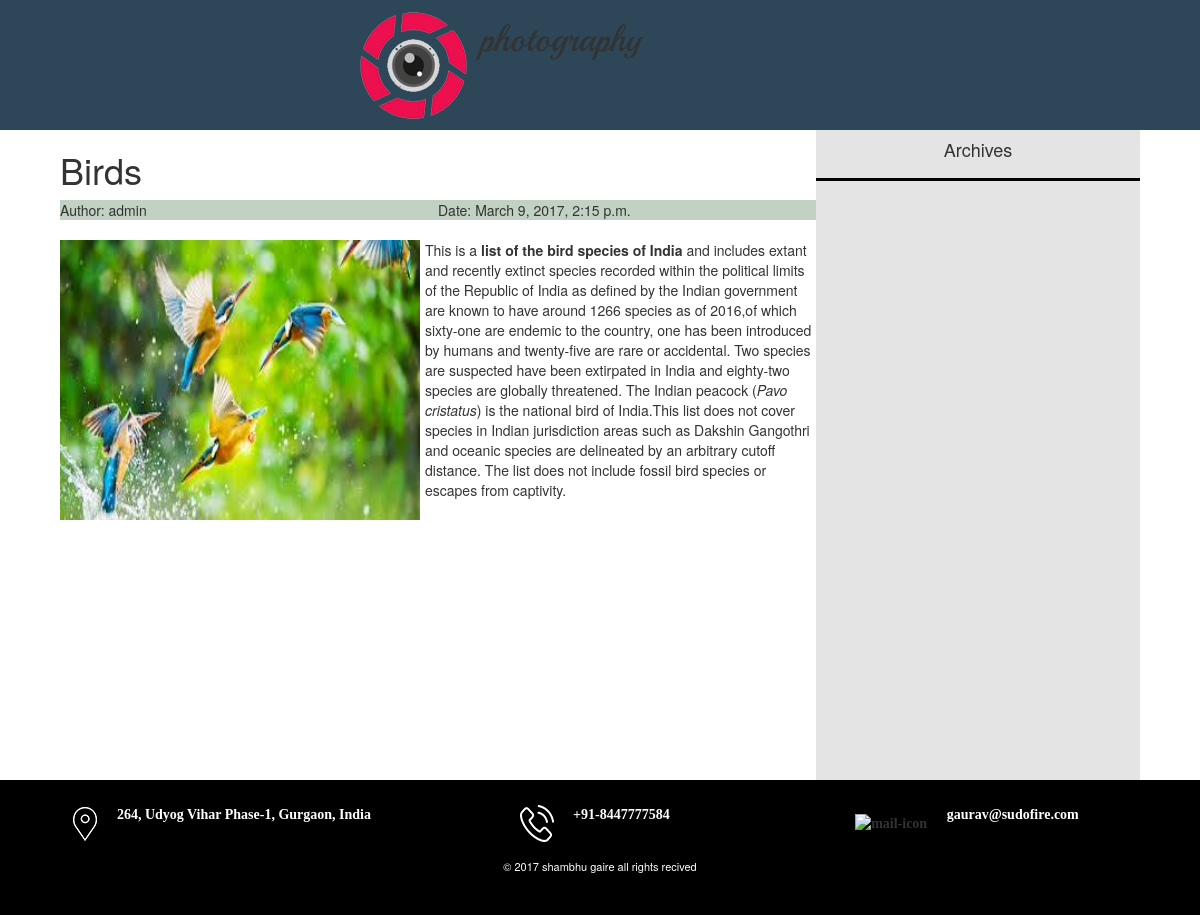
The page /blog/2/detail/ on the database its author committed.
### blog/models.py (models this page shows, shortened)
class Post(models.Model):
    author = models.ForeignKey('auth.User',on_delete=models.CASCADE,)
    title = models.CharField(max_length=200)
    text = RichTextUploadingField()
    created_date = models.DateTimeField(
            default=timezone.now)
    published_date = models.DateTimeField(
            blank=True, null=True)
    image=models.ImageField(upload_to='uploads/', blank=True, null=True)

### blog/views.py (the view)
# urls.py: url(r'^blog/(?P<pk>[0-9]+)/detail/$', views.PostDetailView.as_view(), name='post_detail'),
class PostDetailView(generic.DetailView):
	template_name = 'blog/blog_detail.html'
	model = Post
	def get_context_data(self, *args, **kwargs):
		context = super(PostDetailView, self).get_context_data(*args, **kwargs)
		context['month_post'] = Post.objects.filter(published_date__month=timezone.now().month).exclude(id=self.kwargs['pk'])
		return context

### blog/templates/blog/blog_detail.html (shortened to what this page needs)
{% extends "base.html" %}
{% load staticfiles %}
{% block content %}
        <section class="header-containor">
            <div class="containor-1">
                <div class="img"><img src="{% static 'images/logo.png' %}" alt="logo"></div>
                <div class="heading"><h1>photography</h1></div>
            </div>
        </section>
        <section>
            <div class="containor">
                <div class="content-containor">
                    <h1>{{ post.title }}</h1>
                    <div class="detail"><p>Author: {{ post.author }}</p> <p>Date: {{ post.published_date }}</p></div>
                    <div class="content">
                        <img src="{{ MEDIA_URL }}{{ post.image }}" alt="photo">
                        {% autoescape off %}<p>{{ post.text}}</p>{% endautoescape %}
                    </div>
                </div>
                <div class="sidebar">
                    <aside>
                        <h4>Archives</h4>
                    </aside>
                </div>
            </div>
        </section>
{% endblock %}

### templates/base.html (shortened to what this page needs)
{% load staticfiles %}
<!DOCTYPE html>
<html>
    <head>
        <link rel="stylesheet" href="{% static 'logo/css/font-awesome.min.css' %}">
        <link rel="stylesheet" href="{% static 'css/sign-up.css' %}">
        <link rel="stylesheet" href="{% static 'css/fonts.css' %}">
	    <link rel="stylesheet" href="{% static 'css/post.css' %}">
        <link rel="stylesheet" href="{% static 'css/main.css' %}">
        <link rel="stylesheet" href="{% static 'css/page-2.css' %}">
<link rel="stylesheet" href="https://maxcdn.bootstrapcdn.com/bootstrap/3.3.7/css/bootstrap.min.css">
    </head>
    <body class="body">
{% block content %} {% endblock content %}
	<section class="section-5">
            <div class="footer-containor">
                <div class="footer-element">
                    <img src="{% static 'images/placeholder.png' %}" alt="placeholder">
                    <span>264, Udyog Vihar Phase-1, Gurgaon, India</span>
                </div>
                <div class="footer-element">
                    <img src="{% static 'images/phone-call.png' %}" alt="phone">
                    <span>+91-8447777584</span>
                </div>
                <div class="footer-element">
                    <img src="{% static 'images/envelope.png' %}" alt="mail-icon">
                    <span>gaurav@sudofire.com</span>
                </div>
            </div>
            <div class="copyright">
                <span>&#169; 2017 shambhu gaire all rights recived</span>
            </div>
        </section>
    </body>
</html>

### static/css/sign-up.css (style rules this page uses)
.body { margin: 0px; }

### static_root/css/post.css (style rules this page uses)
.body { margin: 0px; }
.header-containor { height:130px; background-color: #A9B5AA; }
.containor-1 { width: 40%; margin: 0 auto; }
.img { width:25%; float: left; padding-top: 12px; }
.heading { width:75%; float: left; font-family: playball; font-size: 40px; }
.heading h1 { margin: 0px; padding-top: 20px; }
.containor { width:90%; margin: 0 auto; height: 545px; }
.content-containor { width: 70%; float: left; }
.detail { width: 100%; background-color: rgba(211,211,211,0.3); height:20px; }
.detail p { width: 50%; margin: 0px; float: left; }
.content { margin-top: 20px; }
.content img { float: left; height: 280px; width: 360px; margin-right: 5px; }
.content p:first-of-type { margin-top: 0px; }
.sidebar { width: 30%; float: left; text-align: center; background-color: rgba(211,211,211,0.6); height: 545px; overflow: scroll; }
.sidebar h4 { border-bottom: solid #000000; padding-bottom: 18px; }

### static/css/main.css (style rules this page uses)
.body { margin: 0px; }
.section-5 { height: 135px; background-color: #000; }
.footer-containor { width: 94%; margin: 0px auto; font-family: nexa; font-weight: 700; }
.footer-element { width: 30%; float: left; text-align: center; margin: 17px; }
.footer-element span { color: #fff; padding-left: 16px; margin: 0px; line-height: 35px; vertical-align: 8px; }
.copyright { color: #ffffff; text-align: center; width: 100%; float: right; font-size: 11px; }

### static/css/page-2.css (style rules this page uses)
.body { margin: 0px; }
.header-containor { height:130px; background-color: #2D4758; }
.containor-1 { width: 40%; margin: 0 auto; }
.img { width:25%; float: left; padding-top: 12px; }
.heading { width:75%; float: left; font-family: playball; font-size: 40px; }
.heading h1 { margin: 0px; padding-top: 20px; }
.containor { width:90%; margin: 0 auto; height: 545px; display:table; }
.content-containor { width: 70%; float: left; }
.detail { width: 100%; background-color: rgba(51,104,56,0.3); height:20px; }
.detail p { width: 50%; margin: 0px; float: left; }
.content { margin-top: 20px; }
.content img { float: left; height: 280px; width: 360px; margin-right: 5px; }
.content p:first-of-type { margin-top: 0px; }
.sidebar { width: 30%; float: left; text-align: center; background-color: rgba(211,211,211,0.6); height: 650px; overflow: scroll; }
.sidebar h4 { border-bottom: solid #000000; padding-bottom: 18px; }

### rows shown on the page
Post: title "Birds", author "admin", published_date "March 9, 2017, 2:15 p.m.", image (picture), text "This is a list of the bird species of India and includes extant and recently extinct species recorded within the political limits of the Republic of India as defined by the Indian government are known to have around 1266 species as of 2016,of which sixty-one are endemic to the country, one has been introduced by humans and twenty-five are rare or accidental. Two species are suspected have been extirpated in India and eighty-two species are globally threatened. The Indian peacock ( Pavo cristatus ) is the national bird of India.This list does not cover species in Indian jurisdiction areas such as Dakshin Gangothri and oceanic species are delineated by an arbitrary cutoff distance. The list…"
